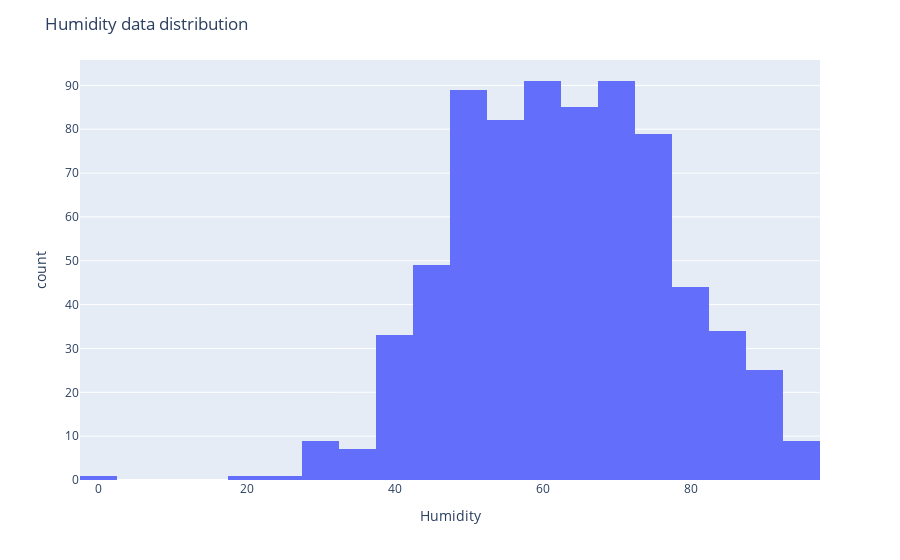

The notebook cell this image was saved under:
### Code cell
display_hist_plot(
    data=bike,
    x="hum",
    title_text="Humidity data distribution",
    xaxis_title_text="Humidity",
)

### Figure 1 — Plotly figure (JSON) as saved in the notebook; plotly's stock layout.template omitted (floating-point values rounded to 4 significant figures; data arrays with more than 128 entries replaced by an {"elided": "..."} marker saying what was removed)
{"data": [{"alignmentgroup": "True", "bingroup": "x", "hovertemplate": "hum=%{x}<br>count=%{y}<extra></extra>", "legendgroup": "", "marker": {"color": "#636efa", "pattern": {"shape": ""}}, "name": "", "nbinsx": 30, "offsetgroup": "", "orientation": "v", "showlegend": false, "type": "histogram", "x": {"elided": "730 float values"}, "xaxis": "x", "yaxis": "y"}], "layout": {"barmode": "relative", "legend": {"tracegroupgap": 0}, "margin": {"t": 60}, "title": {"text": "Humidity data distribution"}, "xaxis": {"anchor": "y", "domain": [0, 1], "title": {"text": "Humidity"}}, "yaxis": {"anchor": "x", "domain": [0, 1], "title": {"text": "count"}}}}
